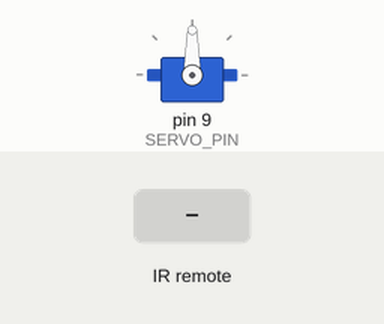
Bench run of a sketch on a simulated Arduino Mega 2560, built with avr-gcc and run on an emulated ATmega2560. Parts: servo. The inputs (shaded band) are chosen by the test bench.

Above: at 1.2 s.
1.3 s: infrared code 0xFF30CF received
At 4.0 s:
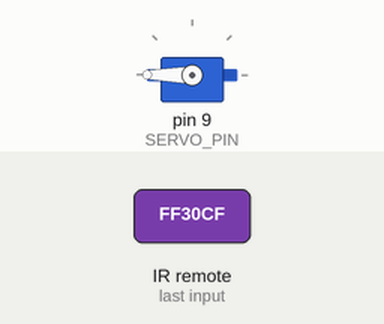
4.3 s: infrared code 0xFF18E7 received
At 4.76 s:
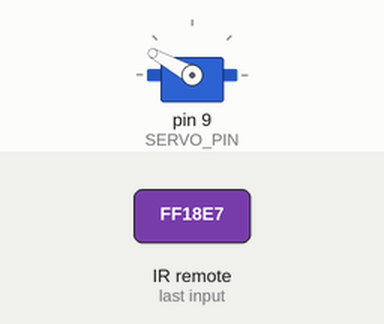
At 6.4 s:
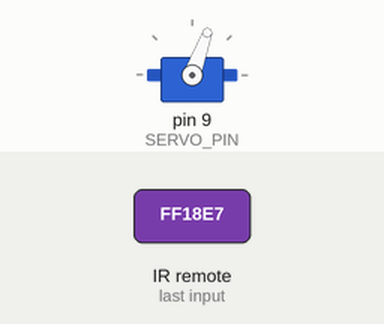
Timing chart, 0 to 7.9 s (numbered marks = the images above; inputs shaded):
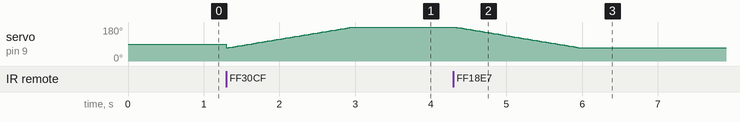

The sketch:

Servo_IR_control.ino
```cpp
#include <Servo.h>
#include <IRremote.h>

Servo myservo;  // create servo object to control a servo
#define SERVO_PIN 9 // Servo motor pin
#define SERVO_IN_ANGLE 70 // Angle of the dispenser servo motor when it is hidden
#define SERVO_OUT_ANGLE 180 // Angle of the dispenser servo motor when it is dispensing

#define IR_RX_PIN 43

IRrecv irrecv(IR_RX_PIN);
decode_results results;
unsigned long button1 = 0xFF30CF;
unsigned long button2 = 0xFF18E7;

void setup() {
  myservo.attach(SERVO_PIN);  // attaches the servo on GIO2 to the servo object.

    // Initialize IR remote
    irrecv.enableIRIn();
}

void loop() {
  int pos;
if (irrecv.decode(&results)) {
                if (results.value == button1) {
                    for (pos = SERVO_IN_ANGLE; pos <= SERVO_OUT_ANGLE; pos += 1) {  // goes from SERVO_IN_ANGLE to SERVO_OUT_ANGLE in steps of 1 degree
                          myservo.write(pos);  // tell servo to go to position in variable 'pos'
                          delay(15);           // waits 15ms for the servo to reach the position
                       }
                }
                else if (results.value == button2) {

                    for (pos = SERVO_OUT_ANGLE; pos >= SERVO_IN_ANGLE; pos -= 1) {  // goes from SERVO_OUT_ANGLE to SERVO_IN_ANGLE
                           myservo.write(pos);                  // tell servo to go to position in variable 'pos'
                           delay(15);                           // waits 15ms for the servo to reach the position
                  }   }
   }

 irrecv.resume();

}
```

Measured:
- after the input at 4.3 s, servo on pin 9 (SERVO_PIN): moves from 180° to 70° over 1.6 s, starting at once
